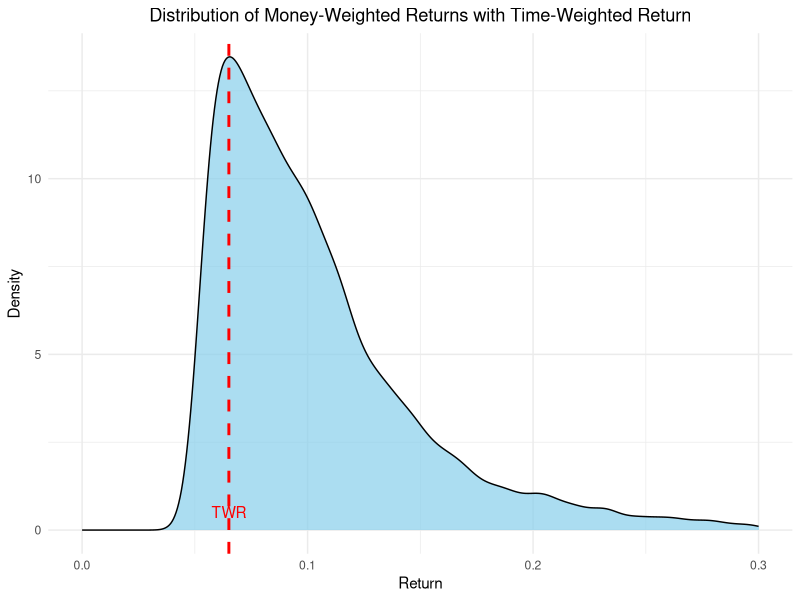

The R source for this figure:
## ---- chunk 1

library(tidyverse)
# library(FinancialMath)

# Set seed for reproducibility
set.seed(123)

# Parameters
initial_account_balance <- 10000
initial_price <- 100
volatility <- 0.2
initial_dividend <- 2.00  # Initial dividend is $2.00
dividend_growth_rate <- 0.05
years <- 5
risk_free_rate <- 0.05

# Generate stock prices
stock_prices <- numeric(years)
stock_prices[1] <- initial_price
for (i in 2:years) {
  stock_prices[i] <- stock_prices[i-1] * exp(rnorm(1, mean = 0, sd = volatility))
}

# Calculate dividends
dividends <- numeric(years)
dividends[1] <- initial_dividend
for (i in 2:years) {
  dividends[i] <- dividends[i-1] * (1 + dividend_growth_rate)
}

# Function to generate investment vector
generate_investment_vector <- function() {
  vec <- c(runif(4), 1)  # Generate 4 random numbers between 0 and 1, and add 1 at the end
  vec[5] <- -1  # Set last element to -1 (100% divestment)
  return(vec)
}

# Function to calculate cash flows and portfolio value
calculate_cash_flows <- function(investment_vector) {
  cash_balance <- initial_account_balance
  shares <- 0
  cash_flows <- numeric(years)
  cash_balance_history <- numeric(years)
  
  for (year in 1:years) {
    if (year > 1) {
      # Add dividends from previous year and grow cash balance
      cash_balance <- cash_balance * (1 + risk_free_rate) + shares * dividends[year-1]
    }
    
    cash_balance_history[year] <- cash_balance
    
    if (year < years) {
      # Years 1 to 4: Potential investments
      if (investment_vector[year] > 0) {
        investment <- investment_vector[year] * cash_balance
        new_shares <- investment / stock_prices[year]
        shares <- shares + new_shares
        cash_balance <- cash_balance - investment
        cash_flows[year] <- -investment
      } else {
        cash_flows[year] <- 0
      }
    } else {
      # Final year (year 5): Liquidate all shares and cash balance
      final_value <- (shares * stock_prices[year]) + cash_balance
      cash_flows[year] <- final_value
    }
  }
  
  return(list(cash_flows = cash_flows, cash_balance_history = cash_balance_history, final_shares = shares))
}

# Function to calculate IRR (Money-Weighted Return)
calculate_irr <- function(cash_flows) {
  irr <- function(r) {
    sum(cash_flows / (1 + r)^(0:(length(cash_flows)-1)))
  }

  # Try to find the root within a reasonable range
  tryCatch({
    mwr <- uniroot(irr, c(-0.9, 5))$root
    return(mwr)
  }, error = function(e) {
    # If uniroot fails, return NA
    return(NA)
  })
}

# Function to calculate Time-Weighted Return (TWR)
calculate_twr <- function(stock_prices, dividends) {
  hpr <- numeric(length(stock_prices) - 1)
  
  for (i in 1:(length(stock_prices) - 1)) {
    hpr[i] <- (stock_prices[i+1] + dividends[i] - stock_prices[i]) / stock_prices[i]
  }
  
  twr <- prod(1 + hpr)^(1/(length(hpr))) - 1
  return(twr)
}

# Simulate Money-Weighted Returns (MWR) and Time-Weighted Returns (TWR)
n_simulations <- 10000
mwr_results <- numeric(n_simulations)
twr_results <- numeric(n_simulations)
failed_irr_count <- 0

# Specific scenario
specific_scenario <- c(0.25, 1/3, .5, 1, -1)
specific_result <- calculate_cash_flows(specific_scenario)
specific_mwr <- calculate_irr(specific_result$cash_flows)
specific_twr <- calculate_twr(stock_prices, dividends)

cat("\nSpecific Scenario {25%, 33.3%, 50%, 100%, -100%}:\n")
cat("Investment Vector:", specific_scenario, "\n")
cat("Cash Flows:", specific_result$cash_flows, "\n")
cat("Cash Balance History:", specific_result$cash_balance_history, "\n")
cat("Final Shares:", specific_result$final_shares, "\n")
cat("MWR:", specific_mwr, "\n")
cat("TWR:", specific_twr, "\n\n")

# Run simulations
for (sim in 1:n_simulations) {
  investment_vector <- generate_investment_vector()
  result <- calculate_cash_flows(investment_vector)
  mwr <- calculate_irr(result$cash_flows)
  
  if (is.na(mwr)) {
    failed_irr_count <- failed_irr_count + 1
  } else {
    mwr_results[sim] <- mwr
  }
}

# Calculate TWR (same for all simulations as it doesn't depend on cash flows)
twr <- calculate_twr(stock_prices, dividends)

# Remove non-finite values from mwr_results
mwr_results <- mwr_results[is.finite(mwr_results)]

# Print results
cat("\nStock Prices:", stock_prices, "\n")
cat("Dividends:", dividends, "\n")

cat("\nMoney-Weighted Returns (MWR) Summary:\n")
print(summary(mwr_results))
cat("\nTime-Weighted Return (TWR):", twr, "\n")
cat("Number of failed IRR calculations:", failed_irr_count, "\n")

# Plot
mwr_df <- data.frame(MWR = mwr_results)
p <- ggplot(mwr_df, aes(x = MWR)) +
    geom_density(fill = "skyblue", alpha = 0.7) +
    geom_vline(aes(xintercept = twr), color = "red", linetype = "dashed", size = 1) +
    theme_minimal() +
    labs(title = "Distribution of Money-Weighted Returns with Time-Weighted Return",
         x = "Return",
         y = "Density") +
    theme(plot.title = element_text(hjust = 0.5)) +
    annotate("text", x = twr, y = 0, label = "TWR", vjust = -1, color = "red") +
    xlim(0, 0.3)
print(p)

